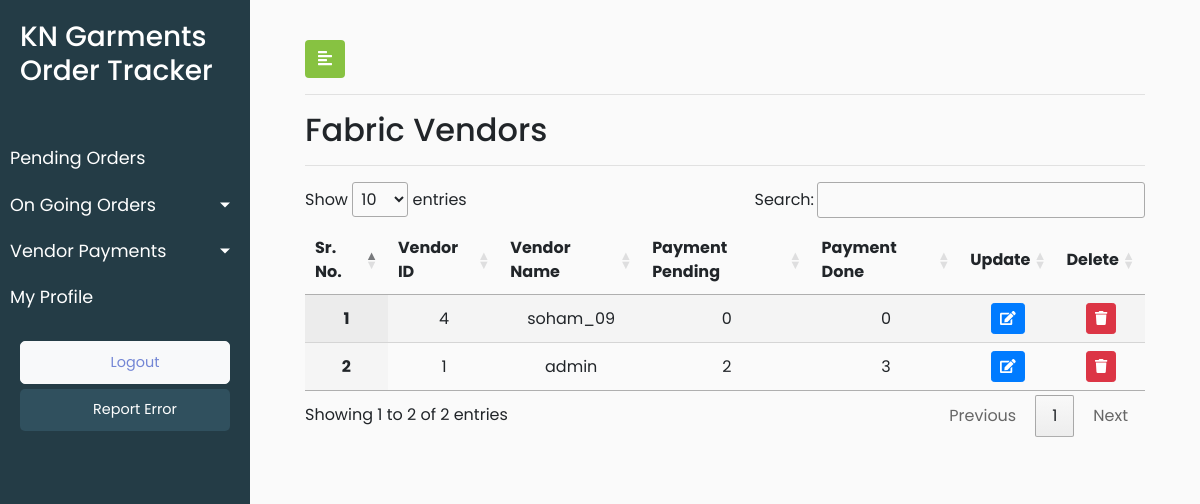
Before: /fabric_order_vendor_payment/ (signed in) with the older database file.
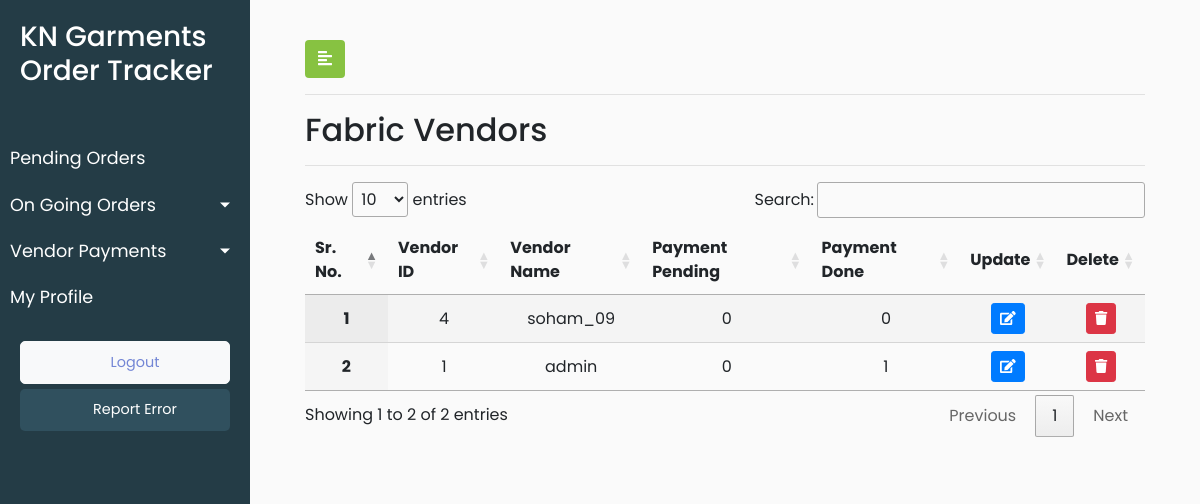
After: the same page with the newer database file.
### KNGarment_Order_TrackPro_App/models.py (models this page shows)
class CustomUser(AbstractUser):
    SUPER_ADMIN = 108
    ADMIN = 100
    FABRIC_VENDOR = 1
    STITCHING_VENDOR = 2
    WASHING_VENDOR = 3
    FINISHING_VENDOR = 4
    ROLE_CHOICES = (
      (ADMIN,'admin'),
      (SUPER_ADMIN,'super_admin'),
      (FABRIC_VENDOR,'fabric_vendor'),
      (STITCHING_VENDOR,'stitching_vendor'),
      (WASHING_VENDOR,'washing_vendor'),
      (FINISHING_VENDOR,'finishing_vendor')
    )
    user_role = models.PositiveSmallIntegerField(choices=ROLE_CHOICES,default=ADMIN,blank=True)

### KNGarment_Order_TrackPro_App/views.py (the view)
# urls.py: path('fabric_order_vendor_payment/',views.fabric_order_vendor_payment,name='fabric_order_vendor_payment'),
def fabric_order_vendor_payment(request):
    fabric_list=functions.filtering_vendors(1)
    user_role = request.user.user_role
    data = {'fabric_list':fabric_list,'user_role':user_role}
    return render(request,'KNGarment_Order_TrackPro_App/fabric_order_vendor_payment.html',data)

### KNGarment_Order_TrackPro_App/functions.py (called while the page is built)
def filtering_vendors(vendor_type_parameter):
    vendor_payment_status = [1,2]
    x = list(set(list(CustomUser.objects.filter(user_role=vendor_type_parameter).values_list('pk','username'))))
    vendor_status_list = [vendor_payment_count(a,vendor_payment_status_one) for a in x for vendor_payment_status_one in vendor_payment_status ]
    final = [vendor_status_list[i * 2:(i + 1) * 2] for i in range((len(vendor_status_list) + 2 - 1) // 2 )]
    vendor_dict = dict(zip(x,final))
    return vendor_dict

def vendor_payment_count(a,vendor_payment_status_one):
    if vendor_payment_status_one == 1:
        count = Process.objects.filter(process_customuser_id=CustomUser.objects.get(pk=int(a[0])),process_payment_status=1).all().count()
        return count
    elif vendor_payment_status_one == 2:
        count = Process.objects.filter(process_customuser_id=CustomUser.objects.get(pk=int(a[0])),process_payment_status=2).all().count()
        return count

### KNGarment_Order_TrackPro_App/templates/KNGarment_Order_TrackPro_App/fabric_order_vendor_payment.html (shortened to what this page needs)
{% extends 'KNGarment_Order_TrackPro_App/base.html' %}
{% load static %}
{% block stylesheets %}
<link rel="stylesheet" href="//cdn.datatables.net/1.10.19/css/jquery.dataTables.min.css">
{% endblock stylesheets %}
{% block content %}
        <div id="content">
            <div class="container-fluid">
                <button type="button" id="sidebarCollapse" class="btn" style="background-color: #87c241;color: white">
                    <i class="fas fa-align-left"></i>
                </button>
                <hr>
                <h2>Fabric Vendors</h2>
                <hr>
                 <div>
                       <table id="test_table" class="display" style="width:100%; text-align: center">
                            <thead>
                                <tr>
                                    <th>Sr. No.</th>
                                    <th>Vendor ID</th>
                                    <th>Vendor Name</th>
                                    <th>Payment Pending</th>
                                     <th>Payment Done</th>
                                     <th>Update</th>
                                     {% if user_role == 1 %}
                                    <th>Delete</th>
                                    {% endif %}
                                </tr>
                            </thead>
                               <tbody>
                                {% for key,value in fabric_list.items %}
                                <tr>
                       <th class="text-center" scope="row">{{ forloop.counter }}</th>
                        <td class="text-center">{{ key.0 }}</td>
                        <td class="text-center">{{ key.1 }}</td>
                        <td class="text-center"><a href="{% url 'KNGarment_Order_TrackPro_App:fabric_order_vendor_payment_details'  vendor_id=key.0 payment_status=2 %}"> {{value.0}}</a></td>
                       <td class="text-center"><a href="{% url 'KNGarment_Order_TrackPro_App:fabric_order_vendor_payment_details'  vendor_id=key.0 payment_status=1 %}">{{value.1}}</a></td>
                          <td>
							<button type="button" class="update-book btn btn-sm btn-primary" data-id="">
								<span class="fa fa-edit"></span>
							</button>
						</td>
                        {% if user_role == 1 %}
						<td>
							<button type="button" class="delete-book btn btn-sm btn-danger" data-id="">
								<span class="fa fa-trash"></span>
							</button>
						</td>
                        {% endif %}
                                   </tr>
                           {% endfor %}
                            </tbody>
                             </table>
                </div>
            </div>
        </div>
{% endblock content %}

Changed rows visible on the page:
changed CustomUser "admin": value "2" → "0"; value "3" → "1"
